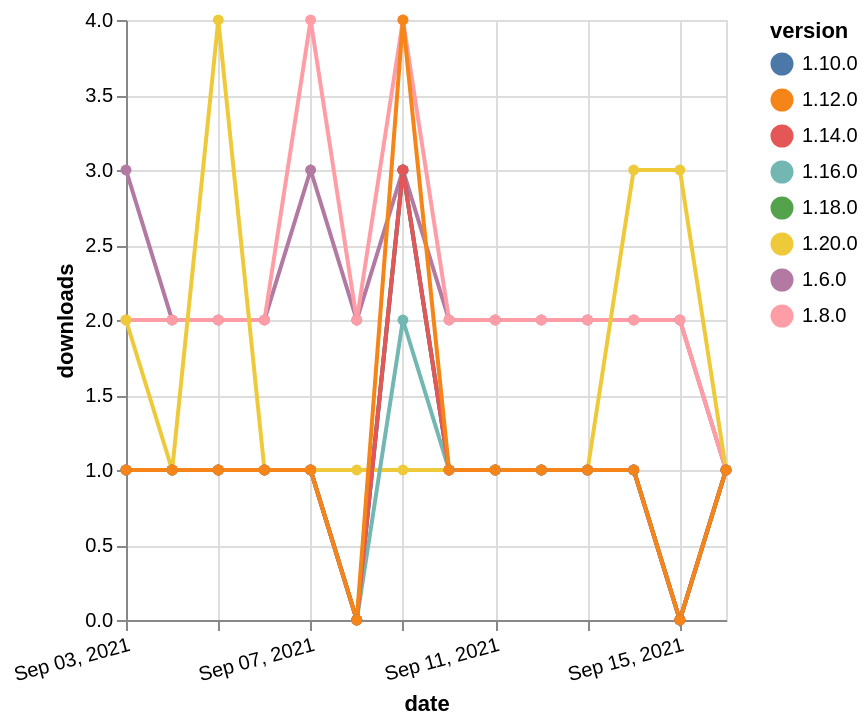

Write a Vega-Lite specification for this figure.
### Vega-Lite specification from a JSON file in a GitHub repository (floating-point values rounded to 4 significant figures)
{"$schema": "https://vega.github.io/schema/vega-lite/v5.json", "description": "A simple bar chart with embedded data.", "data": {"values": [{"date": "2021-09-03", "total": 2340, "delta": 3, "version": "1.6.0"}, {"date": "2021-09-04", "total": 2342, "delta": 2, "version": "1.6.0"}, {"date": "2021-09-05", "total": 2344, "delta": 2, "version": "1.6.0"}, {"date": "2021-09-06", "total": 2346, "delta": 2, "version": "1.6.0"}, {"date": "2021-09-07", "total": 2349, "delta": 3, "version": "1.6.0"}, {"date": "2021-09-08", "total": 2351, "delta": 2, "version": "1.6.0"}, {"date": "2021-09-09", "total": 2354, "delta": 3, "version": "1.6.0"}, {"date": "2021-09-10", "total": 2356, "delta": 2, "version": "1.6.0"}, {"date": "2021-09-11", "total": 2358, "delta": 2, "version": "1.6.0"}, {"date": "2021-09-12", "total": 2360, "delta": 2, "version": "1.6.0"}, {"date": "2021-09-13", "total": 2362, "delta": 2, "version": "1.6.0"}, {"date": "2021-09-14", "total": 2364, "delta": 2, "version": "1.6.0"}, {"date": "2021-09-15", "total": 2366, "delta": 2, "version": "1.6.0"}, {"date": "2021-09-16", "total": 2367, "delta": 1, "version": "1.6.0"}, {"date": "2021-09-03", "total": 172, "delta": 1, "version": "1.18.0"}, {"date": "2021-09-04", "total": 173, "delta": 1, "version": "1.18.0"}, {"date": "2021-09-05", "total": 174, "delta": 1, "version": "1.18.0"}, {"date": "2021-09-06", "total": 175, "delta": 1, "version": "1.18.0"}, {"date": "2021-09-07", "total": 176, "delta": 1, "version": "1.18.0"}, {"date": "2021-09-08", "total": 176, "delta": 0, "version": "1.18.0"}, {"date": "2021-09-09", "total": 179, "delta": 3, "version": "1.18.0"}, {"date": "2021-09-10", "total": 180, "delta": 1, "version": "1.18.0"}, {"date": "2021-09-11", "total": 181, "delta": 1, "version": "1.18.0"}, {"date": "2021-09-12", "total": 182, "delta": 1, "version": "1.18.0"}, {"date": "2021-09-13", "total": 183, "delta": 1, "version": "1.18.0"}, {"date": "2021-09-14", "total": 184, "delta": 1, "version": "1.18.0"}, {"date": "2021-09-15", "total": 184, "delta": 0, "version": "1.18.0"}, {"date": "2021-09-16", "total": 185, "delta": 1, "version": "1.18.0"}, {"date": "2021-09-03", "total": 2518, "delta": 2, "version": "1.8.0"}, {"date": "2021-09-04", "total": 2520, "delta": 2, "version": "1.8.0"}, {"date": "2021-09-05", "total": 2522, "delta": 2, "version": "1.8.0"}, {"date": "2021-09-06", "total": 2524, "delta": 2, "version": "1.8.0"}, {"date": "2021-09-07", "total": 2528, "delta": 4, "version": "1.8.0"}, {"date": "2021-09-08", "total": 2530, "delta": 2, "version": "1.8.0"}, {"date": "2021-09-09", "total": 2534, "delta": 4, "version": "1.8.0"}, {"date": "2021-09-10", "total": 2536, "delta": 2, "version": "1.8.0"}, {"date": "2021-09-11", "total": 2538, "delta": 2, "version": "1.8.0"}, {"date": "2021-09-12", "total": 2540, "delta": 2, "version": "1.8.0"}, {"date": "2021-09-13", "total": 2542, "delta": 2, "version": "1.8.0"}, {"date": "2021-09-14", "total": 2544, "delta": 2, "version": "1.8.0"}, {"date": "2021-09-15", "total": 2546, "delta": 2, "version": "1.8.0"}, {"date": "2021-09-16", "total": 2547, "delta": 1, "version": "1.8.0"}, {"date": "2021-09-03", "total": 235, "delta": 1, "version": "1.10.0"}, {"date": "2021-09-04", "total": 236, "delta": 1, "version": "1.10.0"}, {"date": "2021-09-05", "total": 237, "delta": 1, "version": "1.10.0"}, {"date": "2021-09-06", "total": 238, "delta": 1, "version": "1.10.0"}, {"date": "2021-09-07", "total": 239, "delta": 1, "version": "1.10.0"}, {"date": "2021-09-08", "total": 239, "delta": 0, "version": "1.10.0"}, {"date": "2021-09-09", "total": 242, "delta": 3, "version": "1.10.0"}, {"date": "2021-09-10", "total": 243, "delta": 1, "version": "1.10.0"}, {"date": "2021-09-11", "total": 244, "delta": 1, "version": "1.10.0"}, {"date": "2021-09-12", "total": 245, "delta": 1, "version": "1.10.0"}, {"date": "2021-09-13", "total": 246, "delta": 1, "version": "1.10.0"}, {"date": "2021-09-14", "total": 247, "delta": 1, "version": "1.10.0"}, {"date": "2021-09-15", "total": 247, "delta": 0, "version": "1.10.0"}, {"date": "2021-09-16", "total": 248, "delta": 1, "version": "1.10.0"}, {"date": "2021-09-03", "total": 121, "delta": 2, "version": "1.20.0"}, {"date": "2021-09-04", "total": 122, "delta": 1, "version": "1.20.0"}, {"date": "2021-09-05", "total": 126, "delta": 4, "version": "1.20.0"}, {"date": "2021-09-06", "total": 127, "delta": 1, "version": "1.20.0"}, {"date": "2021-09-07", "total": 128, "delta": 1, "version": "1.20.0"}, {"date": "2021-09-08", "total": 129, "delta": 1, "version": "1.20.0"}, {"date": "2021-09-09", "total": 130, "delta": 1, "version": "1.20.0"}, {"date": "2021-09-10", "total": 131, "delta": 1, "version": "1.20.0"}, {"date": "2021-09-11", "total": 132, "delta": 1, "version": "1.20.0"}, {"date": "2021-09-12", "total": 133, "delta": 1, "version": "1.20.0"}, {"date": "2021-09-13", "total": 134, "delta": 1, "version": "1.20.0"}, {"date": "2021-09-14", "total": 137, "delta": 3, "version": "1.20.0"}, {"date": "2021-09-15", "total": 140, "delta": 3, "version": "1.20.0"}, {"date": "2021-09-16", "total": 141, "delta": 1, "version": "1.20.0"}, {"date": "2021-09-03", "total": 152, "delta": 1, "version": "1.16.0"}, {"date": "2021-09-04", "total": 153, "delta": 1, "version": "1.16.0"}, {"date": "2021-09-05", "total": 154, "delta": 1, "version": "1.16.0"}, {"date": "2021-09-06", "total": 155, "delta": 1, "version": "1.16.0"}, {"date": "2021-09-07", "total": 156, "delta": 1, "version": "1.16.0"}, {"date": "2021-09-08", "total": 156, "delta": 0, "version": "1.16.0"}, {"date": "2021-09-09", "total": 158, "delta": 2, "version": "1.16.0"}, {"date": "2021-09-10", "total": 159, "delta": 1, "version": "1.16.0"}, {"date": "2021-09-11", "total": 160, "delta": 1, "version": "1.16.0"}, {"date": "2021-09-12", "total": 161, "delta": 1, "version": "1.16.0"}, {"date": "2021-09-13", "total": 162, "delta": 1, "version": "1.16.0"}, {"date": "2021-09-14", "total": 163, "delta": 1, "version": "1.16.0"}, {"date": "2021-09-15", "total": 163, "delta": 0, "version": "1.16.0"}, {"date": "2021-09-16", "total": 164, "delta": 1, "version": "1.16.0"}, {"date": "2021-09-03", "total": 190, "delta": 1, "version": "1.14.0"}, {"date": "2021-09-04", "total": 191, "delta": 1, "version": "1.14.0"}, {"date": "2021-09-05", "total": 192, "delta": 1, "version": "1.14.0"}, {"date": "2021-09-06", "total": 193, "delta": 1, "version": "1.14.0"}, {"date": "2021-09-07", "total": 194, "delta": 1, "version": "1.14.0"}, {"date": "2021-09-08", "total": 194, "delta": 0, "version": "1.14.0"}, {"date": "2021-09-09", "total": 197, "delta": 3, "version": "1.14.0"}, {"date": "2021-09-10", "total": 198, "delta": 1, "version": "1.14.0"}, {"date": "2021-09-11", "total": 199, "delta": 1, "version": "1.14.0"}, {"date": "2021-09-12", "total": 200, "delta": 1, "version": "1.14.0"}, {"date": "2021-09-13", "total": 201, "delta": 1, "version": "1.14.0"}, {"date": "2021-09-14", "total": 202, "delta": 1, "version": "1.14.0"}, {"date": "2021-09-15", "total": 202, "delta": 0, "version": "1.14.0"}, {"date": "2021-09-16", "total": 203, "delta": 1, "version": "1.14.0"}, {"date": "2021-09-03", "total": 307, "delta": 1, "version": "1.12.0"}, {"date": "2021-09-04", "total": 308, "delta": 1, "version": "1.12.0"}, {"date": "2021-09-05", "total": 309, "delta": 1, "version": "1.12.0"}, {"date": "2021-09-06", "total": 310, "delta": 1, "version": "1.12.0"}, {"date": "2021-09-07", "total": 311, "delta": 1, "version": "1.12.0"}, {"date": "2021-09-08", "total": 311, "delta": 0, "version": "1.12.0"}, {"date": "2021-09-09", "total": 315, "delta": 4, "version": "1.12.0"}, {"date": "2021-09-10", "total": 316, "delta": 1, "version": "1.12.0"}, {"date": "2021-09-11", "total": 317, "delta": 1, "version": "1.12.0"}, {"date": "2021-09-12", "total": 318, "delta": 1, "version": "1.12.0"}, {"date": "2021-09-13", "total": 319, "delta": 1, "version": "1.12.0"}, {"date": "2021-09-14", "total": 320, "delta": 1, "version": "1.12.0"}, {"date": "2021-09-15", "total": 320, "delta": 0, "version": "1.12.0"}, {"date": "2021-09-16", "total": 321, "delta": 1, "version": "1.12.0"}]}, "width": "container", "mark": {"type": "line", "point": {"filled": true}}, "encoding": {"x": {"field": "date", "type": "temporal", "timeUnit": "yearmonthdate", "title": "date", "axis": {"labelAngle": -15}}, "y": {"field": "delta", "type": "quantitative", "title": "downloads"}, "color": {"field": "version", "type": "nominal"}, "tooltip": {"field": "delta"}}}
